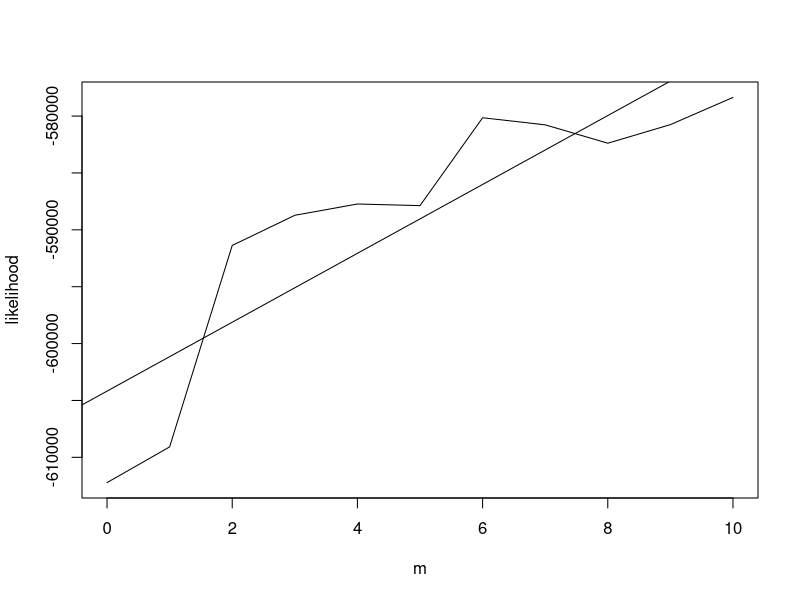
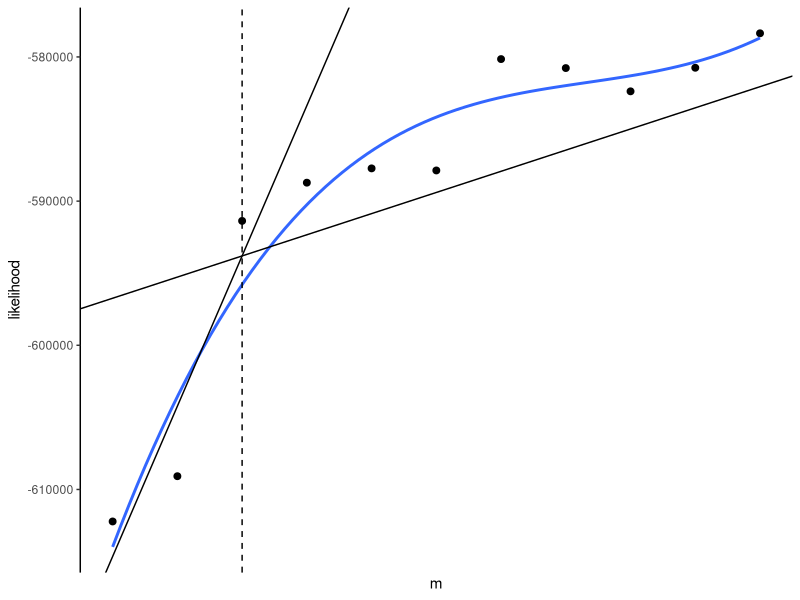

R code for these plots, in order:
#script adapted from Jorge Doña (University of Illinois Champaign-Urbana)

knitr::opts_chunk$set(echo = TRUE)
require("readxl")
require("ggplot2")
require("segmented")
require("knitr")

#likelihoods pulled from phylonet output log-files

likelihood<-c(-612221.1008,-609081.5674,-591372.2571,-588720.9330807882,-587729.4264,-587873.2769,-580148.2359,-580771.36826, -582384.8279, -580750.6224990899,-578359.019804455)
m<-0:10

data<-data.frame(cbind(m,likelihood))
plot(m,likelihood, type = 'l')

# Fit a linear model
my.lm <- lm(likelihood ~ m, data = data)
summary(my.lm)
abline(my.lm)

# Fit a segmented linear model
my.seg <- segmented(my.lm, seg.Z = ~ m)

# Output the summary of the segmented model
summary(my.seg)

# Extract breakpoints and slopes
my.seg$psi

my.slopes <- coef(my.seg)

# Compute coefficients for the lines
b0 <- coef(my.seg)[[1]]
b1 <- coef(my.seg)[[2]]
c1 <- coef(my.seg)[[2]] + coef(my.seg)[[3]]
break1 <- round(my.seg$psi[, 2])
c0 <- b0 + b1 * break1 - c1 * break1
d1 <- coef(my.seg)[[4]] + c1
break_point <- round(my.seg$psi[, 2])

ggplot(data, aes(x = m, y = likelihood)) + 
  geom_point(size=2) + theme_classic() +
  scale_x_continuous(labels=as.character(data$number_of_max_reticulations), breaks=data$number_of_max_reticulations) +
  geom_smooth(method = lm, formula = y ~ splines::bs(x, 3), se = FALSE) +
  geom_vline(xintercept=break_point, linetype='dashed') +
  geom_abline(intercept = b0, slope = b1, aes(colour = "first part"), show.legend = TRUE) +
  geom_abline(intercept = c0, slope = c1, aes(colour = "second part"), show.legend = TRUE)
